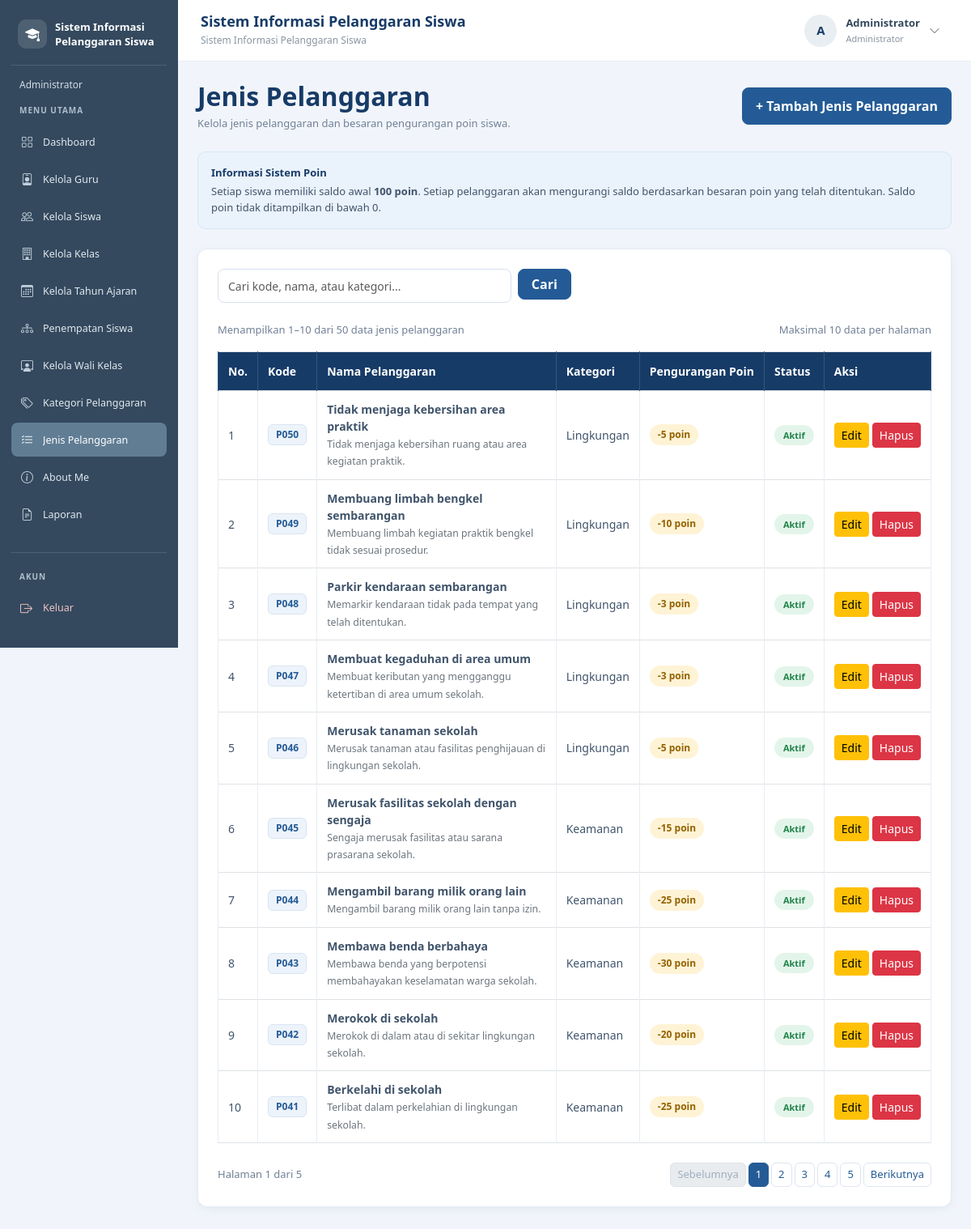
Page /jenis_pelanggaran.php (signed in) on the committed database.
### tables this page shows
CREATE TABLE `t_pelanggaran` (
  `id` int(11) NOT NULL,
  `pelanggaran_kategori_id` int(11) NOT NULL,
  `kode` varchar(30) NOT NULL,
  `nama` varchar(150) NOT NULL,
  `poin` int(11) NOT NULL,
  `deskripsi` text NOT NULL,
  `status_aktif` tinyint(1) NOT NULL,
  `created_at` timestamp NOT NULL DEFAULT current_timestamp(),
  `updated_at` timestamp NOT NULL DEFAULT current_timestamp()
);

CREATE TABLE `t_pelanggaran_kategori` (
  `id` int(11) NOT NULL,
  `nama` varchar(100) NOT NULL,
  `deskripsi` text NOT NULL,
  `status_aktif` tinyint(1) NOT NULL,
  `created_at` timestamp NOT NULL DEFAULT current_timestamp(),
  `updated_at` timestamp NOT NULL DEFAULT current_timestamp()
);

### jenis_pelanggaran.php (the view, shortened to what this page needs)
<?php
include "config/koneksi.php";
function e($nilai)
{
    return htmlspecialchars((string)($nilai ?? ''), ENT_QUOTES, 'UTF-8');
}
$cari = trim($_GET['cari'] ?? '');
$batas = 10;
$halaman = max(1, (int)($_GET['halaman'] ?? 1));
$keyword = "%" . $cari . "%";
$where = "
    WHERE p.kode LIKE ?
       OR p.nama LIKE ?
       OR k.nama LIKE ?
";
$sqlCount = "
    SELECT COUNT(*) AS total
    FROM t_pelanggaran p
    JOIN t_pelanggaran_kategori k
        ON k.id = p.pelanggaran_kategori_id
    $where
";
$stmtCount = mysqli_prepare($koneksi, $sqlCount);
mysqli_stmt_bind_param($stmtCount, "sss", $keyword, $keyword, $keyword);
mysqli_stmt_execute($stmtCount);
$hasilCount = mysqli_stmt_get_result($stmtCount);
$totalData = (int)(mysqli_fetch_assoc($hasilCount)['total'] ?? 0);
$totalHalaman = max(1, (int)ceil($totalData / $batas));
$halaman = min($halaman, $totalHalaman);
$offset = ($halaman - 1) * $batas;
$sql = "
    SELECT
        p.id,
        p.kode,
        p.nama,
        p.poin,
        p.deskripsi,
        p.status_aktif,
        k.nama AS nama_kategori
    FROM t_pelanggaran p
    JOIN t_pelanggaran_kategori k
        ON k.id = p.pelanggaran_kategori_id
    $where
    ORDER BY p.id DESC
    LIMIT ? OFFSET ?
";
$stmt = mysqli_prepare($koneksi, $sql);
mysqli_stmt_bind_param(
    $stmt,
    "sssii",
    $keyword,
    $keyword,
    $keyword,
    $batas,
    $offset
);
mysqli_stmt_execute($stmt);
$data = mysqli_stmt_get_result($stmt);
function urlHalamanJenis($nomorHalaman, $cari)
{
    return "jenis_pelanggaran.php?" . http_build_query([
        "cari" => $cari,
        "halaman" => $nomorHalaman
    ]);
}
?>
<!DOCTYPE html>
<html lang="id">
<head>
    <link href="https://cdn.jsdelivr.net/npm/bootstrap@5.3.8/dist/css/bootstrap.min.css" rel="stylesheet">
</head>
<body>
<?php include "includes/sidebar.php"; ?>
<?php include "includes/navbar.php"; ?>
<main class="konten-utama">
    <div class="d-flex flex-wrap justify-content-between align-items-center gap-3 mb-4">
        <div>
            <h2 class="judul-halaman">Jenis Pelanggaran</h2>
            <p class="deskripsi-halaman mb-0">
                Kelola jenis pelanggaran dan besaran pengurangan poin siswa.
            </p>
        </div>
        <a href="tambah_pelanggaran.php" class="btn btn-tambah">
            + Tambah Jenis Pelanggaran
        </a>
    </div>
    <div class="info-poin p-3 mb-4">
        <div class="fw-semibold mb-1" style="color: #173B67;">
            Informasi Sistem Poin
        </div>
        Setiap siswa memiliki saldo awal <strong>100 poin</strong>.
        Setiap pelanggaran akan mengurangi saldo berdasarkan besaran poin
        yang telah ditentukan. Saldo poin tidak ditampilkan di bawah 0.
    </div>
    <div class="card card-data">
        <div class="card-body p-3 p-md-4">
            <form method="GET" action="jenis_pelanggaran.php" class="row g-2 mb-4">
                <div class="col-md-6 col-lg-5">
                    <input
                        type="search"
                        name="cari"
                        class="form-control"
                        placeholder="Cari kode, nama, atau kategori..."
                        value="<?= e($cari); ?>"
                        autocomplete="off">
                </div>
                <div class="col-auto">
                    <button type="submit" class="btn btn-cari px-3">Cari</button>
                </div>
            </form>
            <div class="d-flex flex-wrap justify-content-between align-items-center gap-2 mb-3">
                <div class="info-data">
                    <?php if ($totalData > 0): ?>
                        Menampilkan <?= $offset + 1; ?>–<?= min($offset + $batas, $totalData); ?>
                        dari <?= $totalData; ?> data jenis pelanggaran
                    <?php else: ?>
                        Tidak ada data jenis pelanggaran
                    <?php endif; ?>
                </div>
                <div class="info-data">Maksimal <?= $batas; ?> data per halaman</div>
            </div>
            <div class="table-responsive">
                <table class="table table-bordered table-hover align-middle">
                    <thead>
                        <tr>
                            <th>No.</th>
                            <th>Kode</th>
                            <th>Nama Pelanggaran</th>
                            <th>Kategori</th>
                            <th>Pengurangan Poin</th>
                            <th>Status</th>
                            <th>Aksi</th>
                        </tr>
                    </thead>
                    <tbody>
                    <?php if (mysqli_num_rows($data) > 0): ?>
                        <?php $no = $offset + 1; ?>
                        <?php while ($row = mysqli_fetch_assoc($data)): ?>
                            <tr>
                                <td><?= $no++; ?></td>
                                <td>
                                    <span class="badge badge-kode">
                                        <?= e($row['kode']); ?>
                                    </span>
                                </td>
                                <td style="min-width: 220px; white-space: normal;">
                                    <div class="fw-semibold"><?= e($row['nama']); ?></div>
                                    <small class="text-secondary">
                                        <?= e($row['deskripsi'] ?: '-'); ?>
                                    </small>
                                </td>
                                <td><?= e($row['nama_kategori']); ?></td>
                                <td>
                                    <span class="badge badge-poin">
                                        -<?= (int)$row['poin']; ?> poin
                                    </span>
                                </td>
                                <td>
                                    <?php if ((int)$row['status_aktif'] === 1): ?>
                                        <span class="badge badge-status badge-aktif">Aktif</span>
                                    <?php else: ?>
                                        <span class="badge badge-status badge-nonaktif">Tidak Aktif</span>
                                    <?php endif; ?>
                                </td>
                                <td>
                                    <div class="d-flex gap-1">
                                        <a href="edit_pelanggaran.php?id=<?= (int)$row['id']; ?>"
                                           class="btn btn-sm btn-warning">
                                            Edit
                                        </a>
                                        <form action="hapus_pelanggaran.php"
                                              method="POST"
                                              class="d-inline"
                                              onsubmit="return confirm('Yakin ingin menghapus jenis pelanggaran ini?');">
                                            <button type="submit" class="btn btn-sm btn-danger">
                                                Hapus
                                            </button>
                                        </form>
                                    </div>
                                </td>
                            </tr>
                        <?php endwhile; ?>
                    <?php endif; ?>
                    </tbody>
                </table>
            </div>
            <?php if ($totalHalaman > 1): ?>
                <div class="d-flex flex-wrap justify-content-between align-items-center gap-2 mt-4">
                    <small class="info-data">
                        Halaman <?= $halaman; ?> dari <?= $totalHalaman; ?>
                    </small>
                    <nav aria-label="Navigasi halaman jenis pelanggaran">
                        <ul class="pagination pagination-sm mb-0">
                            <li class="page-item <?= $halaman <= 1 ? 'disabled' : ''; ?>">
                                <a class="page-link"
                                   href="<?= e(urlHalamanJenis(max(1, $halaman - 1), $cari)); ?>">
                                    Sebelumnya
                                </a>
                            </li>
                            <?php for ($i = 1; $i <= $totalHalaman; $i++): ?>
                                <li class="page-item <?= $i === $halaman ? 'active' : ''; ?>">
                                    <a class="page-link" href="<?= e(urlHalamanJenis($i, $cari)); ?>">
                                        <?= $i; ?>
                                    </a>
                                </li>
                            <?php endfor; ?>
                            <li class="page-item <?= $halaman >= $totalHalaman ? 'disabled' : ''; ?>">
                                <a class="page-link"
                                   href="<?= e(urlHalamanJenis(min($totalHalaman, $halaman + 1), $cari)); ?>">
                                    Berikutnya
                                </a>
                            </li>
                        </ul>
                    </nav>
                </div>
            <?php endif; ?>
        </div>
    </div>
</main>
</body>
</html>

### jenis_pelanggaran.php (style rules this page uses)
body { margin: 0; background: #F1F5FB; }
.konten-utama { margin-left: 220px !important; width: calc(100% - 220px) !important; min-height: 100vh; padding: 100px 24px 30px; box-sizing: border-box; }
.konten-utama, .konten-utama * { box-sizing: border-box; }
.judul-halaman { color: #173B67; font-weight: 700; margin-bottom: 5px; }
.deskripsi-halaman, .info-data { color: #718096; font-size: 13px; }
.card-data { background: #fff; border: 1px solid #E5EAF2; border-radius: 12px; box-shadow: 0 3px 12px rgba(23, 59, 103, .06); }
.btn-tambah, .btn-cari { background: #245B96; border: 1px solid #245B96; color: #fff; border-radius: 8px; font-weight: 600; }
.btn-tambah { padding: 10px 16px; }
.form-control { min-height: 42px; border: 1px solid #D8E1ED; border-radius: 8px; font-size: 14px; }
.table { margin-bottom: 0; font-size: 14px; white-space: nowrap; }
.table thead th { background: #173B67; color: #fff; font-weight: 600; padding: 13px 12px; border-color: #31577F; }
.table tbody td { padding: 12px; color: #40546B; border-color: #E8EDF4; }
.badge-status { padding: 7px 11px; border-radius: 20px; font-size: 11px; font-weight: 600; }
.badge-aktif { background: #E3F5EA; color: #21834B; }
.badge-kode { background: #EDF3FA; color: #245B96; border: 1px solid #D8E5F3; padding: 6px 9px; border-radius: 6px; font-size: 12px; }
.badge-poin { background: #FFF3D6; color: #946200; padding: 7px 10px; border-radius: 20px; font-size: 12px; }
.pagination { gap: 4px; }
.page-link { border: 1px solid #DCE5F0; color: #245B96; border-radius: 6px !important; font-size: 13px; }
.page-item.active .page-link { background: #245B96; border-color: #245B96; color: #fff; }
.page-item.disabled .page-link { color: #A0AEC0; }
.info-poin { background: #EAF2FB; border: 1px solid #D7E6F7; border-radius: 10px; color: #40546B; font-size: 13px; }

### rows in the picture
t_pelanggaran: kode "P050", nama "Tidak menjaga kebersihan area praktik", deskripsi "Tidak menjaga kebersihan ruang atau area kegiatan praktik.", pelanggaran_kategori.nama "Lingkungan", poin "5", status_aktif "Aktif"
t_pelanggaran: kode "P049", nama "Membuang limbah bengkel sembarangan", deskripsi "Membuang limbah kegiatan praktik bengkel tidak sesuai prosedur.", pelanggaran_kategori.nama "Lingkungan", poin "10", status_aktif "Aktif"
t_pelanggaran: kode "P048", nama "Parkir kendaraan sembarangan", deskripsi "Memarkir kendaraan tidak pada tempat yang telah ditentukan.", pelanggaran_kategori.nama "Lingkungan", poin "3", status_aktif "Aktif"
t_pelanggaran: kode "P047", nama "Membuat kegaduhan di area umum", deskripsi "Membuat keributan yang mengganggu ketertiban di area umum sekolah.", pelanggaran_kategori.nama "Lingkungan", poin "3", status_aktif "Aktif"
t_pelanggaran: kode "P046", nama "Merusak tanaman sekolah", deskripsi "Merusak tanaman atau fasilitas penghijauan di lingkungan sekolah.", pelanggaran_kategori.nama "Lingkungan", poin "5", status_aktif "Aktif"
t_pelanggaran: kode "P045", nama "Merusak fasilitas sekolah dengan sengaja", deskripsi "Sengaja merusak fasilitas atau sarana prasarana sekolah.", pelanggaran_kategori.nama "Keamanan", poin "15", status_aktif "Aktif"
t_pelanggaran: kode "P044", nama "Mengambil barang milik orang lain", deskripsi "Mengambil barang milik orang lain tanpa izin.", pelanggaran_kategori.nama "Keamanan", poin "25", status_aktif "Aktif"
t_pelanggaran: kode "P043", nama "Membawa benda berbahaya", deskripsi "Membawa benda yang berpotensi membahayakan keselamatan warga sekolah.", pelanggaran_kategori.nama "Keamanan", poin "30", status_aktif "Aktif"
t_pelanggaran: kode "P042", nama "Merokok di sekolah", deskripsi "Merokok di dalam atau di sekitar lingkungan sekolah.", pelanggaran_kategori.nama "Keamanan", poin "20", status_aktif "Aktif"
t_pelanggaran: kode "P041", nama "Berkelahi di sekolah", deskripsi "Terlibat dalam perkelahian di lingkungan sekolah.", pelanggaran_kategori.nama "Keamanan", poin "25", status_aktif "Aktif"

### other values in the picture
$labelRole "Administrator"
$menu[0] "Dashboard"
$menu[0] "Kelola Guru"
$menu[0] "Kelola Siswa"
$menu[0] "Kelola Kelas"
$menu[0] "Kelola Tahun Ajaran"
$menu[0] "Penempatan Siswa"
$menu[0] "Kelola Wali Kelas"
$menu[0] "Kategori Pelanggaran"
$menu[0] "Jenis Pelanggaran"
$menu[0] "About Me"
$menu[0] "Laporan"
$judulNavbar "Sistem Informasi Pelanggaran Siswa"
$inisial "A"
$namaPengguna "Administrator"
